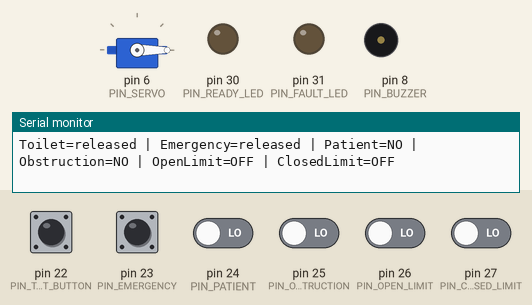
A sketch run on a simulated Arduino Mega 2560, built with avr-gcc and run on an emulated ATmega2560. Parts: servo, output pins drawn as LEDs (lit = HIGH), buzzer (waves = sounding), the last lines printed to the serial monitor. The inputs (shaded band) are chosen by the test bench; at power-on: pin 22 (PIN_TOILET_BUTTON), pin 23 (PIN_EMERGENCY) HIGH, pin 24 (PIN_PATIENT), pin 25 (PIN_OBSTRUCTION), pin 26 (PIN_OPEN_LIMIT), pin 27 (PIN_CLOSED_LIMIT) LOW.

Above: at 1.4 s.
1.5 s: pin 23 (PIN_EMERGENCY) pulled LOW for 0.35 s
At 2.0 s:
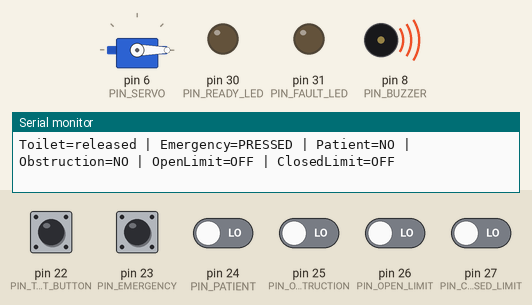
3.6 s: pin 24 (PIN_PATIENT) driven HIGH
At 4.8 s:
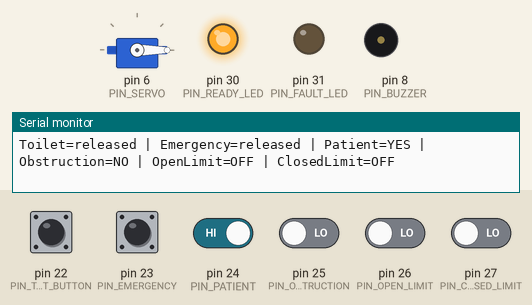
5.1 s: pin 25 (PIN_OBSTRUCTION) driven HIGH
At 5.6 s:
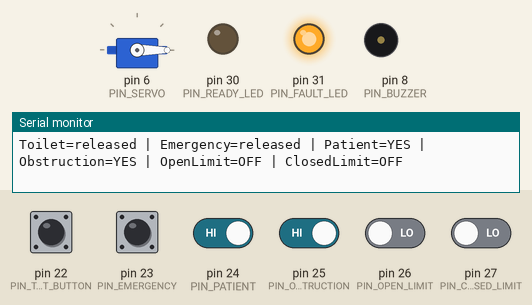
6.6 s: pin 23 (PIN_EMERGENCY) pulled LOW for 1 s
At 7.4 s:
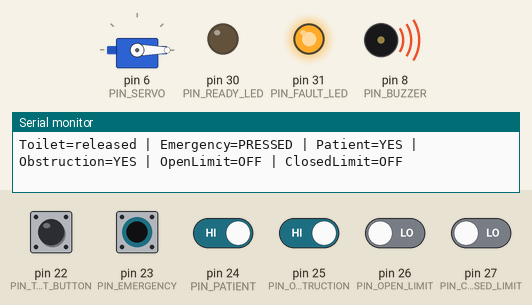
Timing chart, 0 to 9.6 s (numbered marks = the images above; inputs shaded):
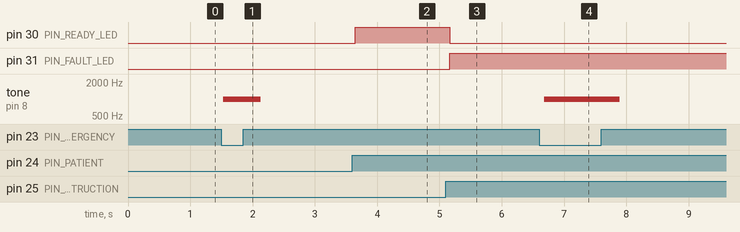

The sketch:

day3A_wiring_test.ino
```cpp
// Smart Assisted-Care Hospital Bed
// Day 3A - Input/output wiring test
// Run this BEFORE the toilet state-machine firmware.

#include <Servo.h>

const int PIN_TOILET_BUTTON = 22;
const int PIN_EMERGENCY     = 23;
const int PIN_PATIENT       = 24;
const int PIN_OBSTRUCTION   = 25;
const int PIN_OPEN_LIMIT    = 26;
const int PIN_CLOSED_LIMIT  = 27;

const int PIN_SERVO         = 6;
const int PIN_BUZZER        = 8;
const int PIN_READY_LED     = 30;
const int PIN_FAULT_LED     = 31;

Servo toiletServo;

void setup() {
  Serial.begin(115200);

  pinMode(PIN_TOILET_BUTTON, INPUT_PULLUP);
  pinMode(PIN_EMERGENCY, INPUT_PULLUP);

  pinMode(PIN_PATIENT, INPUT);
  pinMode(PIN_OBSTRUCTION, INPUT);
  pinMode(PIN_OPEN_LIMIT, INPUT);
  pinMode(PIN_CLOSED_LIMIT, INPUT);

  pinMode(PIN_READY_LED, OUTPUT);
  pinMode(PIN_FAULT_LED, OUTPUT);
  pinMode(PIN_BUZZER, OUTPUT);

  toiletServo.attach(PIN_SERVO);
  toiletServo.write(0);

  digitalWrite(PIN_READY_LED, LOW);
  digitalWrite(PIN_FAULT_LED, LOW);

  Serial.println("DAY 3A - WIRING TEST");
  Serial.println("Buttons: released=HIGH, pressed=LOW");
  Serial.println("Switches: HIGH=active, LOW=inactive");
  Serial.println();
}

void loop() {
  bool toiletPressed = digitalRead(PIN_TOILET_BUTTON) == LOW;
  bool emergencyPressed = digitalRead(PIN_EMERGENCY) == LOW;
  bool patientPresent = digitalRead(PIN_PATIENT) == HIGH;
  bool obstruction = digitalRead(PIN_OBSTRUCTION) == HIGH;
  bool openLimit = digitalRead(PIN_OPEN_LIMIT) == HIGH;
  bool closedLimit = digitalRead(PIN_CLOSED_LIMIT) == HIGH;

  Serial.print("Toilet=");
  Serial.print(toiletPressed ? "PRESSED" : "released");
  Serial.print(" | Emergency=");
  Serial.print(emergencyPressed ? "PRESSED" : "released");
  Serial.print(" | Patient=");
  Serial.print(patientPresent ? "YES" : "NO");
  Serial.print(" | Obstruction=");
  Serial.print(obstruction ? "YES" : "NO");
  Serial.print(" | OpenLimit=");
  Serial.print(openLimit ? "ON" : "OFF");
  Serial.print(" | ClosedLimit=");
  Serial.println(closedLimit ? "ON" : "OFF");

  // Simple indicator check:
  digitalWrite(PIN_READY_LED, patientPresent && !obstruction);
  digitalWrite(PIN_FAULT_LED, obstruction);

  if (emergencyPressed) {
    tone(PIN_BUZZER, 1000);
  } else {
    noTone(PIN_BUZZER);
  }

  delay(300);
}
```

Measured:
- after the input at 1.5 s, tone on pin 8 (PIN_BUZZER): silent → 1000 Hz at once, → silent 0.61 s later
- after the input at 3.6 s, pin 30 (PIN_READY_LED): LOW → HIGH after 0.05 s
- after the input at 5.1 s, pin 30 (PIN_READY_LED): HIGH → LOW after 0.07 s; pin 31 (PIN_FAULT_LED): LOW → HIGH after 0.07 s
- after the input at 6.6 s, tone on pin 8 (PIN_BUZZER): silent → 1000 Hz after 0.08 s, → silent 1.2 s later
